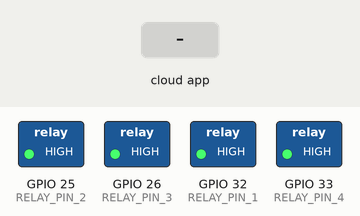
Simulated run of this sketch. Board: ESP32. On the bench: switched loads named in the sketch (green lamp = pin HIGH). Inputs (shaded band) come from the test bench. WiFi joins after 1.5 s; servers stay silent unless stated; what the sketch prints to the serial monitor is not drawn.

Above: at 2.7 s.
2.8 s: the phone or cloud app sets light.one to 1
At 3.4 s:
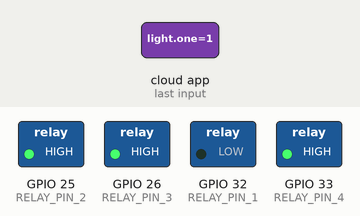
4.3 s: the phone or cloud app sets light.two to 1
At 5.5 s:
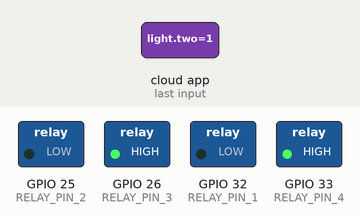
5.8 s: the phone or cloud app sets light.three to 1
At 6.8 s:
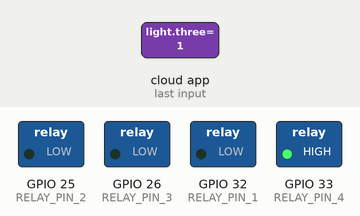
7.3 s: the phone or cloud app sets light.one to 0
At 8.0 s:
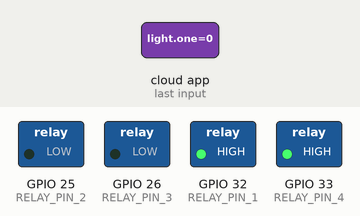
8.8 s: the phone or cloud app sets fan to 1
At 9.1 s:
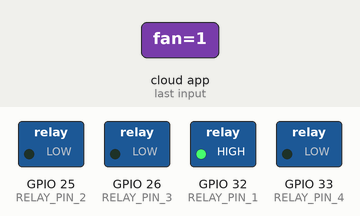
10.3 s: the phone or cloud app sets light.two to 0
At 11.5 s:
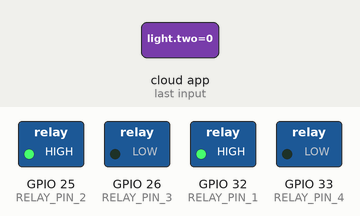
Timing chart, 0 to 12.8 s (numbered marks = the images above; inputs shaded):
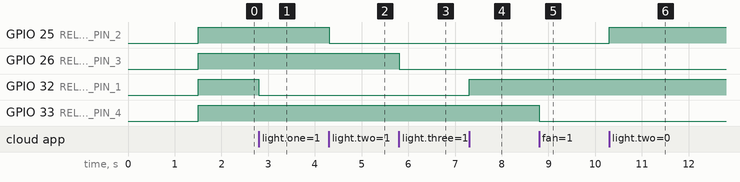

Measured:
- after the input at 2.8 s, GPIO 32 (RELAY_PIN_1): HIGH → LOW at once
- after the input at 4.3 s, GPIO 25 (RELAY_PIN_2): HIGH → LOW at once
- after the input at 5.8 s, GPIO 26 (RELAY_PIN_3): HIGH → LOW at once
- after the input at 7.3 s, GPIO 32 (RELAY_PIN_1): LOW → HIGH at once
- after the input at 8.8 s, GPIO 33 (RELAY_PIN_4): HIGH → LOW at once
- after the input at 10.3 s, GPIO 25 (RELAY_PIN_2): LOW → HIGH at once

The sketch:

alexa-esp32.ino
```cpp
#include <Arduino.h>
#include <WiFi.h>
#define RELAY_PIN_1 32
#define RELAY_PIN_2 25
#define RELAY_PIN_3 26
#define RELAY_PIN_4 33

#include "fauxmoESP.h"

#define SERIAL_BAUDRATE 115200

#define WIFI_SSID "SSID_NAME"
#define WIFI_PASS "WIFI_PASSWORD"

#define LAMP_1 "light one"
#define LAMP_2 "light two"
#define LAMP_3 "light three"
#define FAN "fan"

fauxmoESP fauxmo;

// RCSwitch mySwitch = RCSwitch();

// Wi-Fi Connection
void wifiSetup() {
  // Set WIFI module to STA mode
  WiFi.mode(WIFI_STA);

  // Connect
  Serial.printf("[WIFI] Connecting to %s ", WIFI_SSID);
  WiFi.begin(WIFI_SSID, WIFI_PASS);

  // Wait
  while (WiFi.status() != WL_CONNECTED) {
    Serial.print(".");
    delay(100);
  }
  Serial.println();

  // Connected!
  Serial.printf("[WIFI] STATION Mode, SSID: %s, IP address: %s\n", WiFi.SSID().c_str(), WiFi.localIP().toString().c_str());
}

void setup() {
  // Init serial port and clean garbage
  Serial.begin(SERIAL_BAUDRATE);
  Serial.println();

  // Wi-Fi connection
  wifiSetup();

  // LED
  pinMode(RELAY_PIN_1, OUTPUT);
  digitalWrite(RELAY_PIN_1, HIGH);

  pinMode(RELAY_PIN_2, OUTPUT);
  digitalWrite(RELAY_PIN_2, HIGH);

  pinMode(RELAY_PIN_3, OUTPUT);
  digitalWrite(RELAY_PIN_3, HIGH);

  pinMode(RELAY_PIN_4, OUTPUT);
  digitalWrite(RELAY_PIN_4, HIGH);

  // By default, fauxmoESP creates it's own webserver on the defined port
  // The TCP port must be 80 for gen3 devices (default is 1901)
  // This has to be done before the call to enable()
  fauxmo.createServer(true); // not needed, this is the default value
  fauxmo.setPort(80); // This is required for gen3 devices

  // You have to call enable(true) once you have a WiFi connection
  // You can enable or disable the library at any moment
  // Disabling it will prevent the devices from being discovered and switched
  fauxmo.enable(true);
  // You can use different ways to invoke alexa to modify the devices state:
  // "Alexa, turn lamp two on"

  // Add virtual devices
  fauxmo.addDevice(LAMP_1);
  fauxmo.addDevice(LAMP_2);
  fauxmo.addDevice(LAMP_3);
  fauxmo.addDevice(FAN);

  fauxmo.onSetState([](unsigned char device_id, const char * device_name, bool state, unsigned char value) {
    // Callback when a command from Alexa is received.
    // You can use device_id or device_name to choose the element to perform an action onto (relay, LED,...)
    // State is a boolean (ON/OFF) and value a number from 0 to 255 (if you say "set kitchen light to 50%" you will receive a 128 here).
    // Just remember not to delay too much here, this is a callback, exit as soon as possible.
    // If you have to do something more involved here set a flag and process it in your main loop.

    Serial.printf("[MAIN] Device #%d (%s) state: %s value: %d\n", device_id, device_name, state ? "ON" : "OFF", value);
    if ( (strcmp(device_name, LAMP_1) == 0) ) {
      // this just sets a variable that the main loop() does something about
      Serial.println("RELAY 1 switched by Alexa");

      if (state) {
        digitalWrite(RELAY_PIN_1, LOW);
      } else {
        digitalWrite(RELAY_PIN_1, HIGH);
      }
    }
    if ( (strcmp(device_name, LAMP_2) == 0) ) {
      // this just sets a variable that the main loop() does something about
      Serial.println("RELAY 2 switched by Alexa");
      if (state) {
        digitalWrite(RELAY_PIN_2, LOW);
      } else {
        digitalWrite(RELAY_PIN_2, HIGH);
      }
    }

    if ( (strcmp(device_name, LAMP_3) == 0) ) {
      // this just sets a variable that the main loop() does something about
      Serial.println("RELAY 3 switched by Alexa");
      if (state) {
        digitalWrite(RELAY_PIN_3, LOW);
      } else {
        digitalWrite(RELAY_PIN_3, HIGH);
      }
    }

    if ( (strcmp(device_name, FAN) == 0) ) {
      // this just sets a variable that the main loop() does something about
      Serial.println("RELAY 4 switched by Alexa");
      if (state) {
        digitalWrite(RELAY_PIN_4, LOW);
      } else {
        digitalWrite(RELAY_PIN_4, HIGH);
      }
    }
  });

}

void loop() {
  // fauxmoESP uses an async TCP server but a sync UDP server
  // Therefore, we have to manually poll for UDP packets
  fauxmo.handle();

  static unsigned long last = millis();
  if (millis() - last > 5000) {
    last = millis();
    Serial.printf("[MAIN] Free heap: %d bytes\n", ESP.getFreeHeap());
  }

}
```
